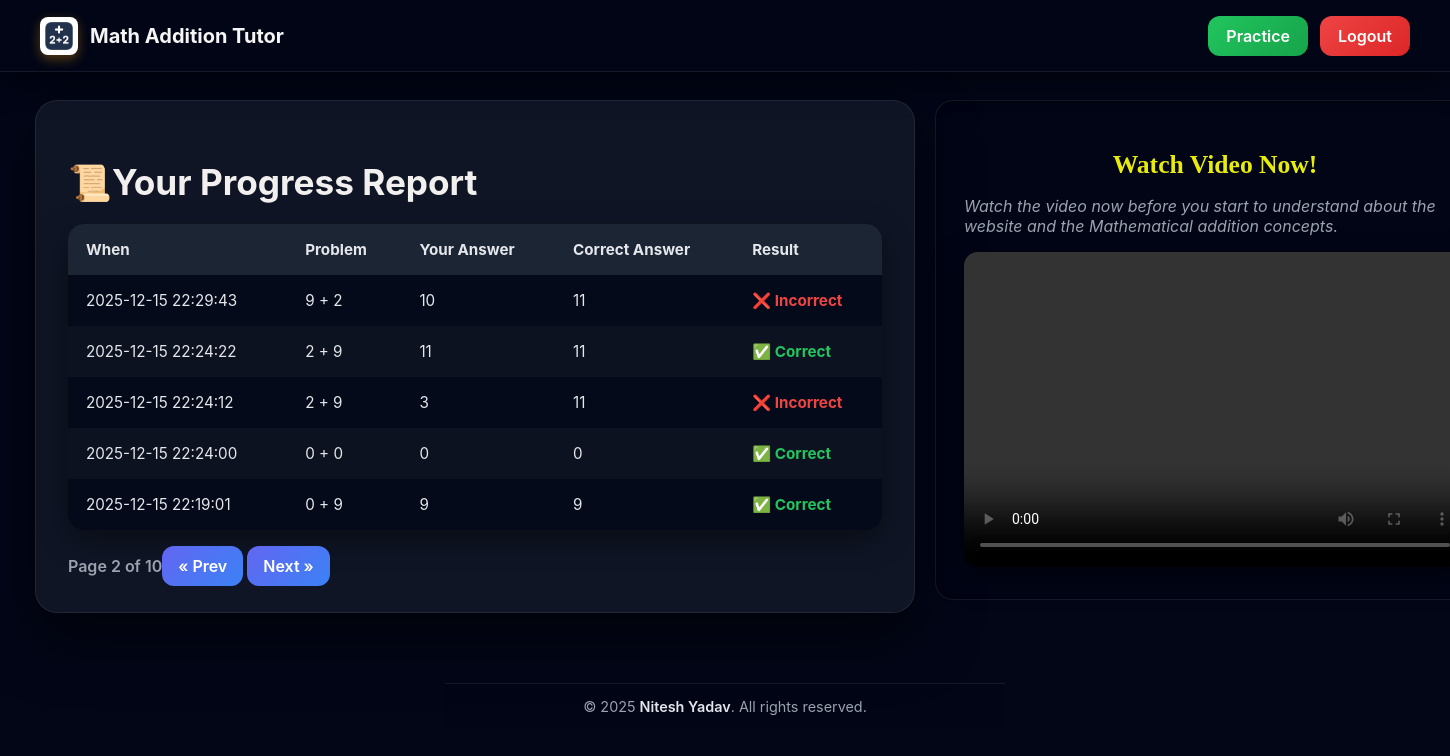
The page /?page=2 (signed in) on the database its author committed.
### app.py (models this page shows)
class Attempt(db.Model):
    id = db.Column(db.Integer, primary_key=True)
    user_id = db.Column(db.Integer, db.ForeignKey('user.id'), nullable=False)
    a = db.Column(db.Integer, nullable=False)
    b = db.Column(db.Integer, nullable=False)
    student_answer = db.Column(db.Integer, nullable=False)
    correct_answer = db.Column(db.Integer, nullable=False)
    is_correct = db.Column(db.Boolean, nullable=False)
    timestamp = db.Column(db.DateTime, default=db.func.current_timestamp())

### app.py (the view)
@app.route('/')
@login_required
def dashboard():
    page = request.args.get('page', 1, type=int)
    per_page = 10
    pagination = (
        Attempt.query.filter_by(user_id=current_user.id)
        .order_by(Attempt.timestamp.desc())
        .paginate(page=page, per_page=5, error_out=False)
    )
    return render_template(
        'dashboard.html',
        attempts=pagination.items,
        pagination=pagination,
    )

### app.py (called while the page is built)
@login_manager.user_loader
def load_user(user_id):
    return User.query.get(int(user_id))

### templates/dashboard.html (shortened to what this page needs)
{% extends "base.html" %}
{% block content %}
<div class="navbar">
  <div class="nav-left">
  <img src="{{ url_for('static', filename='assets/logo.png') }}" class="nav-logo" alt="Logo">
  <a href="{{ url_for('dashboard') }}">
    <span class="nav-title">Math Addition Tutor</span>
  </a>
</div>
  <div class="nav-right">
    <a href="{{ url_for('index') }}" class="btn-pmore-icon">Practice</a>
    <a href="{{ url_for('logout') }}" class="btn-logout-icon">Logout</a>
  </div>
</div>
<div class="main-container">
<div class="dashboard-container">
  <h1>📜Your Progress Report</h1>
  {% if attempts %}
  <table class="attempt-table">
    <thead>
      <tr>
        <th>When</th>
        <th>Problem</th>
        <th>Your Answer</th>
        <th>Correct Answer</th>
        <th>Result</th>
      </tr>
    </thead>
    <tbody>
      {% for attempt in attempts %}
      <tr>
        <td>{{ attempt.timestamp.strftime('%Y-%m-%d %H:%M:%S') if attempt.timestamp else '' }}</td>
        <td>{{ attempt.a }} + {{ attempt.b }}</td>
        <td>{{ attempt.student_answer }}</td>
        <td>{{ attempt.correct_answer }}</td>
        <td class="{{ 'correct' if attempt.is_correct else 'incorrect' }}">
          {{ "✅ Correct" if attempt.is_correct else "❌ Incorrect" }}
        </td>
      </tr>
      {% endfor %}
    </tbody>
  </table>
  <div class="pagination">
    <div>Page {{ pagination.page }} of {{ pagination.pages or 1 }}</div>
    <div>
      {% if pagination.has_prev %}
        <a href="{{ url_for('dashboard', page=pagination.prev_num) }}">« Prev</a>
      {% endif %}
      {% if pagination.has_next %}
        <a href="{{ url_for('dashboard', page=pagination.next_num) }}">Next »</a>
      {% endif %}
    </div>
  </div>
  {% else %}
    <p>No attempts yet. Try a problem first!</p>
  {% endif %}
</div>
<div class="video-section">
    <h2 class="video-text-tag">Watch Video Now!</h2>
    <p class="video-text-demo">Watch the video now before you start to understand about the website and the Mathematical addition concepts. </p>
    <video width="100%" height="315" controls>
      <source src="{{ url_for('static', filename='assets/demo.mp4') }}" type="video/mp4" />
    </video>
  </div>
  </div>
  <footer class="footer">
  © {{ current_year | default(2025) }} <span>Nitesh Yadav</span>. All rights reserved.
</footer>
{% endblock %}

### templates/base.html (style rules this page uses)
body { font-family: Arial; max-width: 600px; margin: 40px auto; padding: 0 20px; }

### templates/dashboard.html (style rules this page uses)
*, *::before, *::after { box-sizing: border-box; }
body { background: radial-gradient(circle at top, #020617, #020617); font-family: 'Inter', sans-serif; color: #e5e7eb; }
.main-container { margin-top: 100px; width: 100rem; display: flex; justify-content: center; align-items: flex-start; gap: 20px; margin-left: -30rem; }
.dashboard-container { width: 55rem; max-width: 55rem; padding: 36px 32px; background: rgba(17, 24, 39, 0.9); backdrop-filter: blur(14px); border-radius: 22px; box-shadow: 0 25px 60px rgba(0,0,0,0.6); border: 1px solid rgba(255,255,255,0.08); display: flex; justify-content: space-between; align-items: center; margin-bottom: 30px; flex-wrap: wrap; }
.video-section { width: 35rem; margin-top: 0; padding: 28px; background: rgba(2, 6, 23, 0.75); border-radius: 18px; border: 1px solid rgba(255,255,255,0.08); box-shadow: inset 0 2px 6px rgba(0,0,0,0.4); }
h1 { font-size: 2.2em; font-weight: 700; color: #f2f0ef; margin-bottom: 20px; }
.btn-pmore-icon { padding: 10px 18px; background: linear-gradient(135deg, #22c55e, #16a34a); color: white !important; border-radius: 12px; text-decoration: none; font-weight: 600; transition: 0.25s ease; }
.btn-logout-icon { padding: 10px 18px; background: linear-gradient(135deg, #ef4444, #dc2626); color: white !important; border-radius: 12px; text-decoration: none; font-weight: 600; transition: 0.25s ease; }
.attempt-table { width: 100%; border-collapse: collapse; border-radius: 16px; overflow: hidden; background: rgba(2, 6, 23, 0.7); box-shadow: 0 10px 30px rgba(0,0,0,0.4); }
.attempt-table thead { background: rgba(31, 41, 55, 0.9); }
.attempt-table th, .attempt-table td { padding: 16px 18px; text-align: left; font-size: 0.95em; }
.attempt-table th { color: #e5e7eb; font-weight: 700; }
.attempt-table tr:nth-child(even) { background: rgba(255,255,255,0.03); }
.correct { color: #22c55e; font-weight: 700; }
.incorrect { color: #ef4444; font-weight: 700; }
.pagination { margin-top: 26px; display: flex; justify-content: space-between; align-items: center; font-weight: 600; color: #9ca3af; }
.video-text-tag { align-items: center; display: flex; justify-content: space-around; }
.pagination a { padding: 10px 16px; background: linear-gradient(135deg, #6366f1, #3b82f6); color: white; border-radius: 12px; text-decoration: none; transition: 0.25s ease; }
.video-section h2 { font-size: 1.6em; font-family: Georgia; margin-bottom: 10px; color: #e8ec08; font-weight: bold; }
.video-section p { margin-bottom: 16px; color: #9ca3af; }
video { border-radius: 14px; box-shadow: 0 10px 30px rgba(0,0,0,0.5); }
.video-text-demo { color: #e5e7eb; font-style: italic; }
.footer { width: 100%; padding: 14px 0; text-align: center; background: rgba(2, 6, 23, 0.95); border-top: 1px solid rgba(255,255,255,0.08); color: #9ca3af; font-size: 0.9rem; margin-top: 40px; }
.footer span { color: #e5e7eb; font-weight: 600; }
.navbar { position: fixed; top: 0; left: 0; width: 100%; height: 72px; background: rgba(2, 6, 23, 0.9); backdrop-filter: blur(12px); border-bottom: 1px solid rgba(255,255,255,0.08); display: flex; justify-content: space-between; align-items: center; padding: 0 40px; z-index: 1000; box-shadow: 0 10px 30px rgba(0,0,0,0.5); }
.nav-left { display: flex; align-items: center; gap: 12px; }
.nav-logo { width: 38px; height: 38px; border-radius: 8px; background: white; box-shadow: 0 4px 12px rgba(218, 139, 11, 0.4); }
.nav-title { font-size: 20px; font-weight: 700; color: #f5f5f6; text-decoration: none; }
.nav-right { display: flex; gap: 12px; }
.nav-left a { text-decoration: none; }

### rows shown on the page
Attempt: timestamp "2025-12-15 22:29:43", a "9", b "2", student_answer "10", correct_answer "11", is_correct "❌ Incorrect"
Attempt: timestamp "2025-12-15 22:24:22", a "2", b "9", student_answer "11", correct_answer "11", is_correct "✅ Correct"
Attempt: timestamp "2025-12-15 22:24:12", a "2", b "9", student_answer "3", correct_answer "11", is_correct "❌ Incorrect"
Attempt: timestamp "2025-12-15 22:24:00", a "0", b "0", student_answer "0", correct_answer "0", is_correct "✅ Correct"
Attempt: timestamp "2025-12-15 22:19:01", a "0", b "9", student_answer "9", correct_answer "9", is_correct "✅ Correct"

### other values the page prints
{{ pagination.page }} "2"
{{ pagination.pages or 1 }} "10"
{{ current_year | default(2025) }} "2025"
